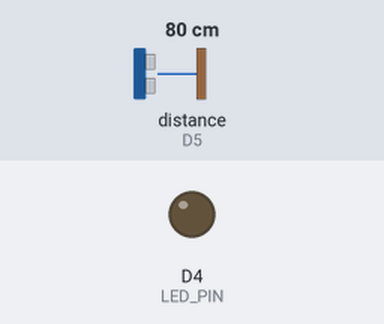
Bench run of a sketch on a simulated ESP8266 (NodeMCU). Parts: output pins drawn as LEDs (lit = HIGH). Wiring (inferred from the names in the program): ultrasonic range finder: trigger D6; echo D5. The inputs (shaded band) are chosen by the test bench; at power-on: distance to the obstacle (sensor on D5) 80 cm. The echo pulse lasts 58.3 µs per cm; WiFi joins after 1.5 s; servers stay silent unless stated; no MQTT or app messages arrive unless stated; pins used as bus, display or sensor lines are not drawn; what the sketch prints to the serial monitor is not drawn.

Above: at 2.7 s.
2.8 s: distance to the obstacle (sensor on D5) set to 12 cm
9.0 s: distance to the obstacle (sensor on D5) set to 9 cm
At 11.5 s:
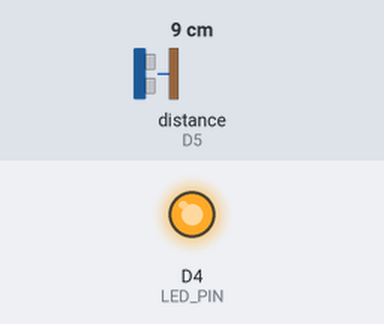
13.5 s: distance to the obstacle (sensor on D5) set to 18 cm
At 13.8 s:
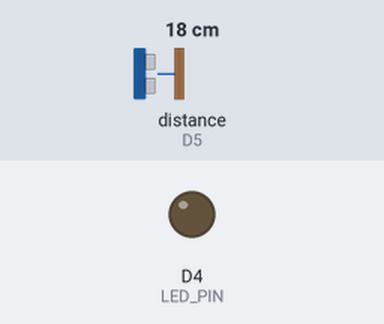
18.0 s: distance to the obstacle (sensor on D5) set to 2 cm
At 21.0 s:
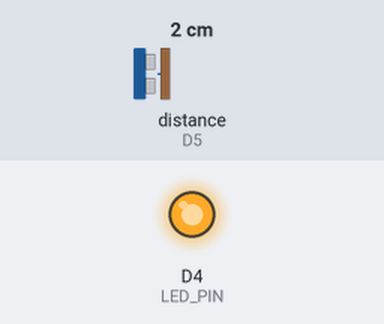
Timing chart, 0 to 22.5 s (numbered marks = the images above; inputs shaded):
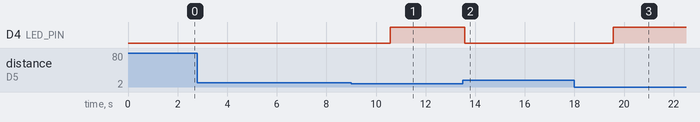

The sketch:

esp8266-ultrasound.ino
```cpp
#include <ESP8266WiFi.h>
#include <PubSubClient.h>

#define LED_PIN D4  //LED PIN

// Wifi and mqtt
const char* ssid = "Al nord fa fred.";
const char* password = "hoolaa73";
const char* mqtt_server = "5.196.78.28";

const float min_distance = 10.00;
WiFiClient espClient;
PubSubClient client(espClient);
unsigned long lastMsg = 0;
#define MSG_BUFFER_SIZE (50)
char msg[MSG_BUFFER_SIZE];

//define sound velocity in cm/uS
#define SOUND_VELOCITY 0.034

const int trigPin = 12;
const int echoPin = 14;

long duration;
float distanceCm;

void setup_wifi() {
  delay(10);
  // We start by connecting to a WiFi network
  Serial.println();
  Serial.print("Connecting to ");
  Serial.println(ssid);

  WiFi.mode(WIFI_STA);
  WiFi.begin(ssid, password);

  while (WiFi.status() != WL_CONNECTED) {
    delay(500);
    Serial.print(".");
  }

  randomSeed(micros());

  Serial.println("");
  Serial.println("WiFi connected");
  Serial.println("IP address: ");
  Serial.println(WiFi.localIP());
}

void setup_client() {
  client.setServer(mqtt_server, 1883);
  client.setCallback(callback);
}

void reconnect() {
  while (!client.connected()) {
    Serial.print("Attempting MQTT connection...");
    if (client.connect("ESP8266Client-USC")) {
      Serial.println("connected");
    } else {
      Serial.print("failed, rc=");
      Serial.print(client.state());
      Serial.println(" try again in 5 seconds");
      delay(5000);
    }
  }
}

void callback(char* topic, byte* payload, unsigned int length) {
  Serial.print("Message arrived [");
  Serial.print(topic);
  Serial.print("] ");
  for (int i = 0; i < length; i++) {
    Serial.print((char)payload[i]);
  }
  Serial.println();
}

void send_data() {
  // Clears the trigPin
  digitalWrite(trigPin, LOW);
  delayMicroseconds(2);
  // Sets the trigPin on HIGH state for 10 micro seconds
  digitalWrite(trigPin, HIGH);
  delayMicroseconds(10);
  digitalWrite(trigPin, LOW);

  // Reads the echoPin, returns the sound wave travel time in microseconds
  duration = pulseIn(echoPin, HIGH);

  // Calculate the distance
  distanceCm = duration * SOUND_VELOCITY / 2;

  String distanceStr = String(distanceCm, 2);

  Serial.print("Distance (cm): " + distanceStr);
  Serial.println();

  if (distanceCm < min_distance) {
    digitalWrite(LED_PIN, HIGH);  // Turn LED on
  } else {
    digitalWrite(LED_PIN, LOW);  // Turn LED off
  }

  client.publish("USC/data", distanceStr.c_str());
}

void setup() {
  Serial.begin(115200);
  pinMode(LED_PIN, OUTPUT);
  digitalWrite(LED_PIN, LOW);  // Ensure the LED is off at startup
  setup_wifi();
  setup_client();

  pinMode(trigPin, OUTPUT);  // Sets the trigPin as an Output
  pinMode(echoPin, INPUT);   // Sets the echoPin as an Input
}

void loop() {

  if (client.connected()) {
    send_data();
  } else {
    reconnect();
  }

  client.loop();  // keep the connection alive

  delay(3000);
}
```

Measured:
- the behaviour switches between 11 and 10 cm on distance to the obstacle (sensor on D5) (found by bisection; images 0 and 1)
- after the input at 2.8 s, every drawn part: stays the same
- after the input at 9.0 s, D4 (LED_PIN): LOW → HIGH after 1.6 s
- after the input at 13.5 s, D4 (LED_PIN): HIGH → LOW after 0.07 s
- after the input at 18.0 s, D4 (LED_PIN): LOW → HIGH after 1.6 s
